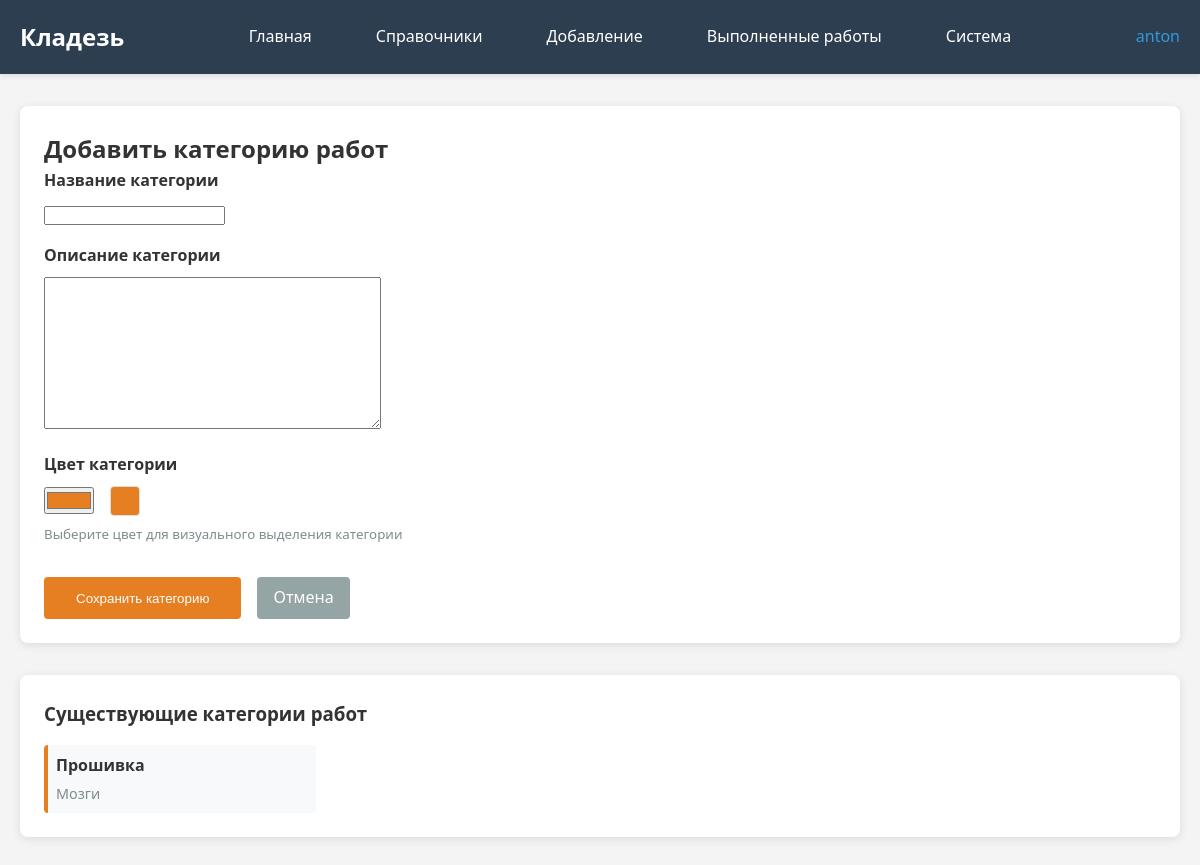
/add-repair-category/ (signed in), run on an earlier commit of the app's database.
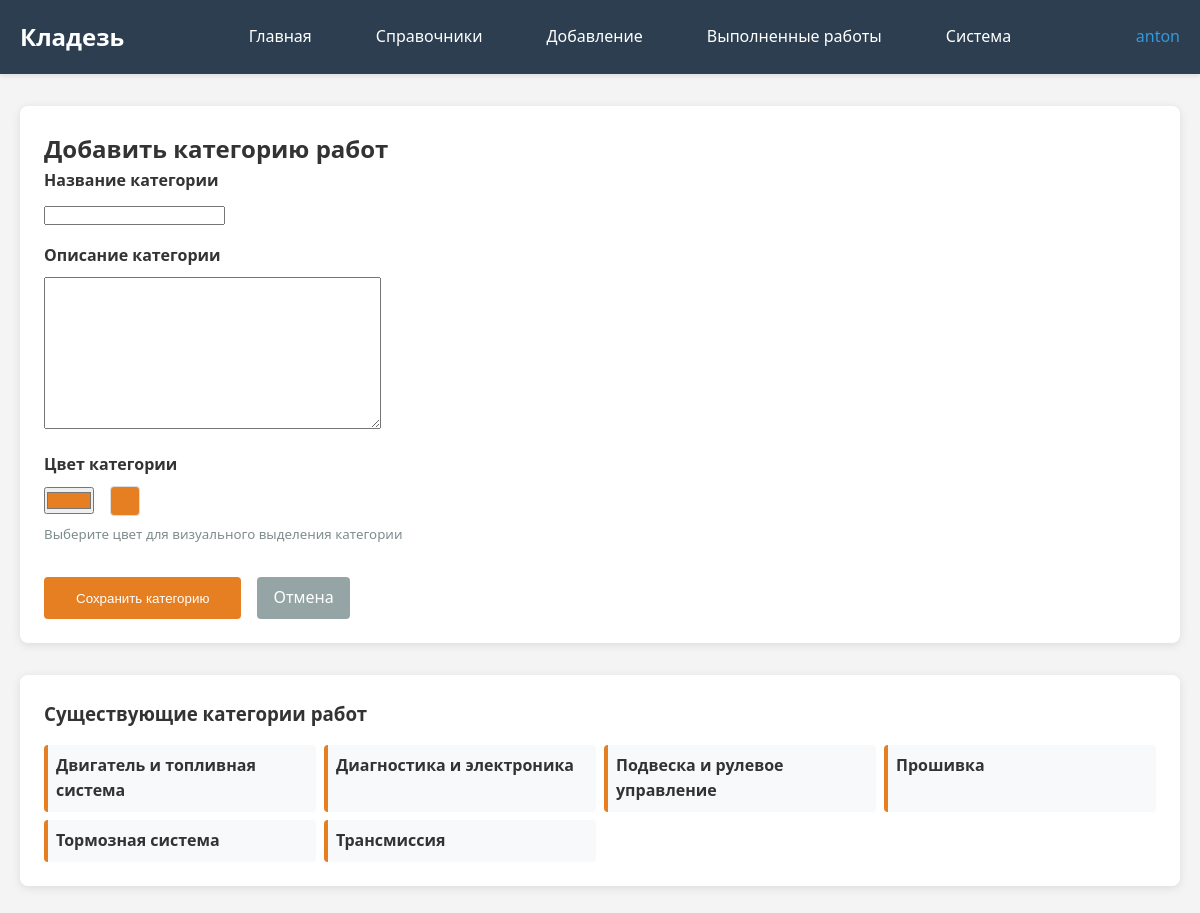
And on a later commit of the database.
### kladez_app/models.py (models this page shows, shortened)
class RepairCategory(models.Model):
    name = models.CharField(max_length=100, verbose_name="Категория работ")
    description = models.TextField(blank=True, verbose_name="Описание категории")
    color = models.CharField(max_length=20, default="#e67e22", verbose_name="Цвет категории")  # Новое поле для цвета
    class Meta:
        verbose_name = "Категория работ"
        verbose_name_plural = "Категории работ"

### kladez_app/views.py (the view)
# urls.py: path('add-repair-category/', views.add_repair_category, name='add_repair_category'),
@superuser_required
@login_required
def add_repair_category(request):
    if request.method == 'POST':
        form = RepairCategoryForm(request.POST)
        if form.is_valid():
            form.save()
            messages.success(request, 'Категория работ успешно добавлена!')
            return redirect('kladez_app:add_repair_category')  # Остаемся на той же странице
    else:
        form = RepairCategoryForm()
    categories = RepairCategory.objects.all().order_by('name')
    return render(request, 'kladez_app/add_repair_category.html', {
        'form': form,
        'categories': categories
    })

### kladez_app/forms.py
class RepairCategoryForm(forms.ModelForm):
    class Meta:
        model = RepairCategory
        fields = ['name', 'description', 'color']
        widgets = {
            'color': forms.TextInput(attrs={'type': 'color'}),
        }

### kladez_app/views.py (called while the page is built)
def superuser_required(view_func):
    decorated_view_func = user_passes_test(
        lambda u: u.is_active and u.is_superuser,
        login_url='kladez_app:home'
    )(view_func)
    return decorated_view_func

### kladez_app/templates/kladez_app/add_repair_category.html (shortened to what this page needs)
{% extends "kladez_app/base.html" %}
{% block content %}
<div class="card">
    <h2>Добавить категорию работ</h2>
    <form method="post">
        <div style="display: flex; flex-direction: column; gap: 1rem; max-width: 500px;">
            <div>
                <label for="{{ form.name.id_for_label }}" style="display: block; margin-bottom: 0.5rem; font-weight: bold;">
                    Название категории
                </label>
                {{ form.name }}
            </div>
            <div>
                <label for="{{ form.description.id_for_label }}" style="display: block; margin-bottom: 0.5rem; font-weight: bold;">
                    Описание категории
                </label>
                {{ form.description }}
            </div>
            <div>
                <label for="{{ form.color.id_for_label }}" style="display: block; margin-bottom: 0.5rem; font-weight: bold;">
                    Цвет категории
                </label>
                <div style="display: flex; align-items: center; gap: 1rem;">
                    {{ form.color }}
                    <div id="color-preview" style="width: 30px; height: 30px; border-radius: 4px; border: 1px solid #ddd;"></div>
                </div>
                <small style="color: #7f8c8d; display: block; margin-top: 0.5rem;">
                    Выберите цвет для визуального выделения категории
                </small>
            </div>
            <div style="display: flex; gap: 1rem; margin-top: 1rem;">
                <button type="submit" style="padding: 0.5rem 2rem; background: #e67e22; color: white; border: none; border-radius: 4px; cursor: pointer;">
                    Сохранить категорию
                </button>
                <a href="{% url 'kladez_app:repair_types_directory' %}" style="padding: 0.5rem 1rem; background: #95a5a6; color: white; border-radius: 4px; text-decoration: none; display: inline-block;">
                    Отмена
                </a>
            </div>
        </div>
    </form>
</div>
<div class="card" style="margin-top: 2rem;">
    <h3>Существующие категории работ</h3>
    {% if categories %}
        <div style="display: grid; grid-template-columns: repeat(auto-fill, minmax(250px, 1fr)); gap: 0.5rem; margin-top: 1rem;">
            {% for category in categories %}
            <div style="background: #f8f9fa; padding: 0.5rem; border-radius: 4px; border-left: 4px solid {{ category.color }};">
                <strong>{{ category.name }}</strong>
                {% if category.description %}
                <div style="font-size: 0.9rem; color: #7f8c8d; margin-top: 0.25rem;">
                    {{ category.description|truncatechars:50 }}
                </div>
                {% endif %}
            </div>
            {% endfor %}
        </div>
    {% else %}
        <p style="color: #7f8c8d; text-align: center; padding: 1rem;">
            Категории работ ещё не добавлены
        </p>
    {% endif %}
</div>
{% endblock %}

What changed in the data, as far as the page shows it:
added RepairCategory: name "Двигатель и топливная система"
added RepairCategory: name "Диагностика и электроника"
added RepairCategory: name "Подвеска и рулевое управление"
changed RepairCategory "Прошивка": description "Мозги" → (not shown)
added RepairCategory: name "Тормозная система"
added RepairCategory: name "Трансмиссия"
